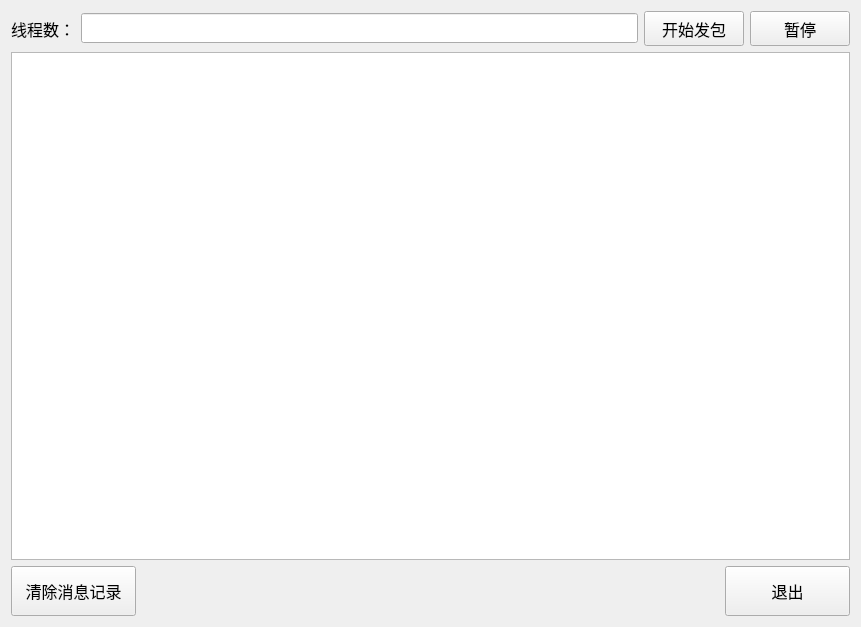
<?xml version="1.0" encoding="UTF-8"?>
<ui version="4.0">
 <class>Widget</class>
 <widget class="QWidget" name="Widget">
  <property name="geometry">
   <rect>
    <x>0</x>
    <y>0</y>
    <width>861</width>
    <height>627</height>
   </rect>
  </property>
  <property name="font">
   <font>
    <pointsize>12</pointsize>
   </font>
  </property>
  <property name="windowTitle">
   <string>Widget</string>
  </property>
  <layout class="QVBoxLayout" name="verticalLayout" stretch="1,5,1">
   <item>
    <layout class="QHBoxLayout" name="horizontalLayout">
     <item>
      <widget class="QLabel" name="label">
       <property name="text">
        <string>线程数：</string>
       </property>
      </widget>
     </item>
     <item>
      <widget class="QLineEdit" name="threadEdit">
       <property name="minimumSize">
        <size>
         <width>0</width>
         <height>30</height>
        </size>
       </property>
       <property name="maximumSize">
        <size>
         <width>16777215</width>
         <height>30</height>
        </size>
       </property>
      </widget>
     </item>
     <item>
      <widget class="QPushButton" name="startBtn">
       <property name="minimumSize">
        <size>
         <width>100</width>
         <height>35</height>
        </size>
       </property>
       <property name="maximumSize">
        <size>
         <width>100</width>
         <height>35</height>
        </size>
       </property>
       <property name="text">
        <string>开始发包</string>
       </property>
      </widget>
     </item>
     <item>
      <widget class="QPushButton" name="stopBtn">
       <property name="minimumSize">
        <size>
         <width>100</width>
         <height>35</height>
        </size>
       </property>
       <property name="maximumSize">
        <size>
         <width>100</width>
         <height>35</height>
        </size>
       </property>
       <property name="text">
        <string>暂停</string>
       </property>
      </widget>
     </item>
    </layout>
   </item>
   <item>
    <layout class="QHBoxLayout" name="horizontalLayout_2">
     <item>
      <widget class="QTextEdit" name="textEdit"/>
     </item>
    </layout>
   </item>
   <item>
    <layout class="QHBoxLayout" name="horizontalLayout_3">
     <item>
      <widget class="QPushButton" name="clearBtn">
       <property name="minimumSize">
        <size>
         <width>125</width>
         <height>50</height>
        </size>
       </property>
       <property name="maximumSize">
        <size>
         <width>125</width>
         <height>50</height>
        </size>
       </property>
       <property name="text">
        <string>清除消息记录</string>
       </property>
      </widget>
     </item>
     <item>
      <spacer name="horizontalSpacer">
       <property name="orientation">
        <enum>Qt::Horizontal</enum>
       </property>
       <property name="sizeHint" stdset="0">
        <size>
         <width>40</width>
         <height>20</height>
        </size>
       </property>
      </spacer>
     </item>
     <item>
      <widget class="QPushButton" name="exitBtn">
       <property name="minimumSize">
        <size>
         <width>125</width>
         <height>50</height>
        </size>
       </property>
       <property name="maximumSize">
        <size>
         <width>125</width>
         <height>50</height>
        </size>
       </property>
       <property name="text">
        <string>退出</string>
       </property>
      </widget>
     </item>
    </layout>
   </item>
  </layout>
 </widget>
 <resources/>
 <connections/>
</ui>
